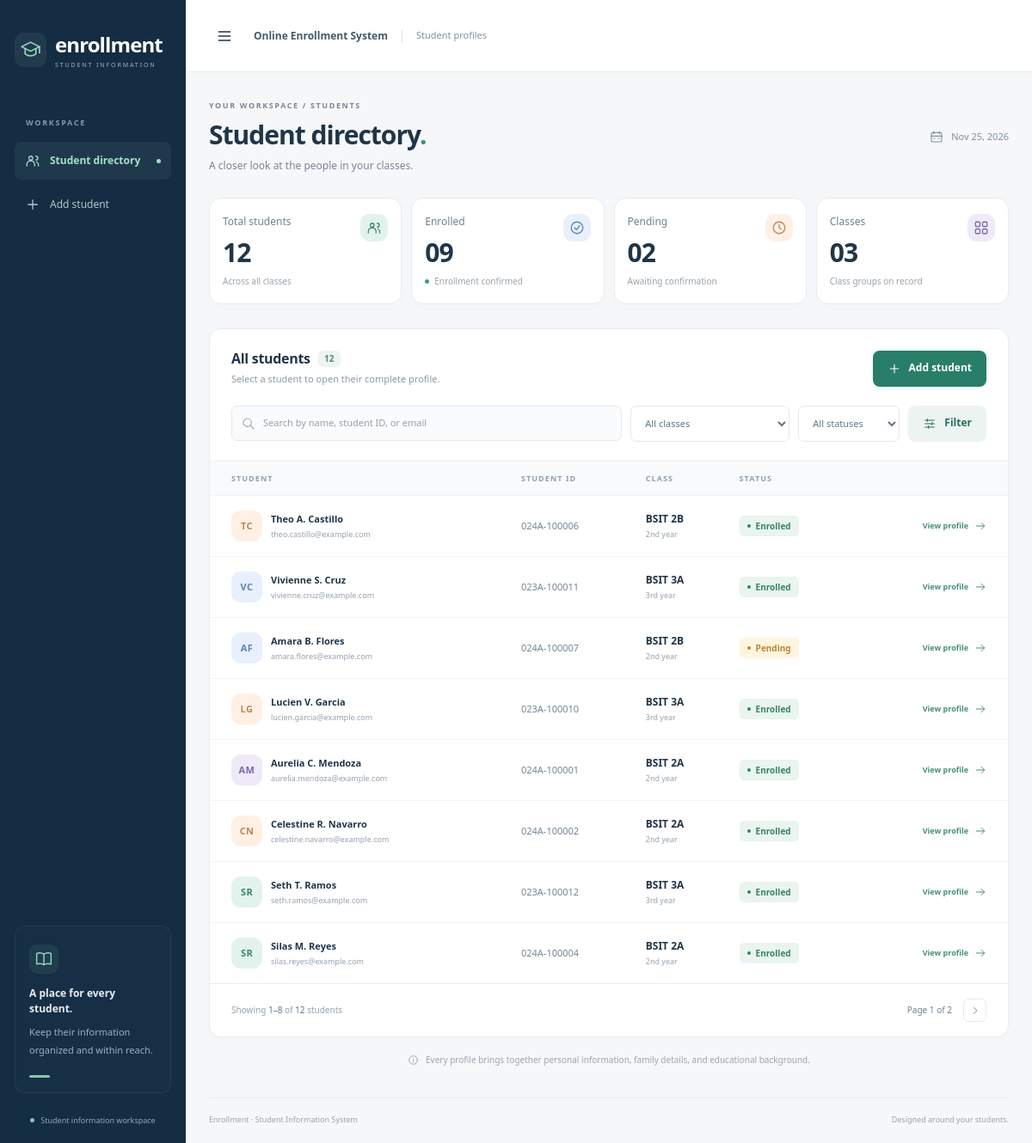
The page / on the database its author committed.
### students/models.py (models this page shows, shortened)
class Student(models.Model):
    class Status(models.TextChoices):
        ENROLLED = "enrolled", "Enrolled"
        PENDING = "pending", "Pending"
        INACTIVE = "inactive", "Inactive"
    student_id = models.CharField("Student ID", max_length=25, unique=True)
    first_name = models.CharField(max_length=80)
    last_name = models.CharField(max_length=80)
    middle_initial = models.CharField(max_length=3, blank=True)
    classroom = models.ForeignKey(Classroom, on_delete=models.PROTECT, related_name="students")
    status = models.CharField(max_length=12, choices=Status.choices, default=Status.ENROLLED)
    admission_type = models.CharField(
        max_length=15,
        choices=[("regular", "Regular"), ("transferee", "Transferee"), ("returnee", "Returnee")],
        default="regular",
    )
    sex = models.CharField(
        max_length=15,
        choices=[("female", "Female"), ("male", "Male"), ("unspecified", "Not specified")],
        default="unspecified",
    )
    date_of_birth = models.DateField(blank=True, null=True)
    place_of_birth = models.CharField(max_length=150, blank=True)
    nationality = models.CharField(max_length=60, blank=True)
    civil_status = models.CharField(
        max_length=15,
        choices=[("single", "Single"), ("married", "Married"), ("other", "Other")],
        blank=True,
    )
    email = models.EmailField(blank=True)
    mobile_number = models.CharField(max_length=25, blank=True)
    address = models.TextField("Home address", blank=True)
    guardian_name = models.CharField(max_length=140, blank=True)
    guardian_relationship = models.CharField(max_length=50, blank=True)
    guardian_contact = models.CharField(max_length=25, blank=True)
    guardian_address = models.TextField(blank=True)
    secondary_school = models.CharField("Senior high school", max_length=180, blank=True)
    strand = models.CharField("Senior high school strand", max_length=100, blank=True)
    graduation_year = models.PositiveSmallIntegerField(
        blank=True, null=True, validators=[MinValueValidator(1900), MaxValueValidator(2100)]
    )
    previous_school = models.CharField("Previous college (if applicable)", max_length=180, blank=True)
    created_at = models.DateTimeField(auto_now_add=True)
    updated_at = models.DateTimeField(auto_now=True)
    class Meta:
        ordering = ["last_name", "first_name", "pk"]
    @property
    def full_name(self):
        middle = self.middle_initial.strip().rstrip(".")
        return " ".join(part for part in [self.first_name, f"{middle}." if middle else "", self.last_name] if part)
    @property
    def initials(self):
        return f"{self.first_name[:1]}{self.last_name[:1]}".upper()
    @property
    def avatar_color(self):
        return ["mint", "lilac", "peach", "blue"][self.pk % 4 if self.pk else 0]
    def get_absolute_url(self):
        return reverse("students:detail", kwargs={"pk": self.pk})

class Classroom(models.Model):
    program = models.CharField(max_length=20, default="BSIT")
    program_name = models.CharField(
        max_length=140, default="Bachelor of Science in Information Technology"
    )
    year_level = models.PositiveSmallIntegerField(
        choices=[(1, "1st year"), (2, "2nd year"), (3, "3rd year"), (4, "4th year")]
    )
    section = models.CharField(max_length=10)
    school_year = models.CharField(max_length=20, default="2026-2027")
    semester = models.CharField(
        max_length=12,
        choices=[("first", "1st semester"), ("second", "2nd semester"), ("summer", "Summer")],
        default="first",
    )
    class Meta:
        ordering = ["program", "year_level", "section", "school_year", "semester"]
        constraints = [
            models.UniqueConstraint(
                fields=["program", "year_level", "section", "school_year", "semester"],
                name="unique_class_per_term",
            )
        ]
    @property
    def code(self):
        return f"{self.program} {self.year_level}{self.section}"

### students/views.py (the view, shortened to what this page needs)
# urls.py: path("", views.student_list, name="list"),
@never_cache
def student_list(request):
    all_students = Student.objects.all()
    students = all_students.select_related("classroom")
    query = request.GET.get("q", "").strip()[:150]
    class_id = request.GET.get("classroom", "")
    status = request.GET.get("status", "")
    classrooms = list(Classroom.objects.all())
    selected_class = next((room for room in classrooms if str(room.pk) == class_id), None)
    if selected_class:
        students = students.filter(classroom=selected_class)
    else:
        class_id = ""
    if status in Student.Status.values:
        students = students.filter(status=status)
    else:
        status = ""
    page = Paginator(students, 8).get_page(request.GET.get("page"))
    params = request.GET.copy()
    params.pop("page", None)
    return render(request, "students/list.html", {
        "page_obj": page,
        "query": query,
        "classrooms": classrooms,
        "class_id": class_id,
        "selected_class": selected_class,
        "status": status,
        "status_choices": Student.Status.choices,
        "filter_query": params.urlencode(),
        "total_students": all_students.count(),
        "enrolled_count": all_students.filter(status=Student.Status.ENROLLED).count(),
        "pending_count": all_students.filter(status=Student.Status.PENDING).count(),
        "classroom_count": len(classrooms),
        "page_title": "Student directory",
    })

### templates/students/list.html (shortened to what this page needs)
{% extends 'base.html' %}
{% block content %}
<div class="page-heading"><div><div class="eyebrow">YOUR WORKSPACE / STUDENTS</div><h1>Student directory<span class="heading-dot">.</span></h1><p>A closer look at the people in your classes.</p></div><div class="date-label">{% include 'includes/icon.html' with name='calendar' %}<span>{% now 'M j, Y' %}</span></div></div>
<section class="stats-grid" aria-label="Student overview">
    <article class="stat-card"><div><span class="stat-label">Total students</span><strong>{{ total_students|stringformat:'02d' }}</strong><small>Across all classes</small></div><span class="stat-icon mint">{% include 'includes/icon.html' with name='users' %}</span></article>
    <article class="stat-card"><div><span class="stat-label">Enrolled</span><strong>{{ enrolled_count|stringformat:'02d' }}</strong><small><span class="tiny-dot green"></span>Enrollment confirmed</small></div><span class="stat-icon blue">{% include 'includes/icon.html' with name='check-circle' %}</span></article>
    <article class="stat-card"><div><span class="stat-label">Pending</span><strong>{{ pending_count|stringformat:'02d' }}</strong><small>Awaiting confirmation</small></div><span class="stat-icon peach">{% include 'includes/icon.html' with name='clock' %}</span></article>
    <article class="stat-card"><div><span class="stat-label">Classes</span><strong>{{ classroom_count|stringformat:'02d' }}</strong><small>Class groups on record</small></div><span class="stat-icon lilac">{% include 'includes/icon.html' with name='grid' %}</span></article>
</section>
<section class="directory-panel" aria-labelledby="directory-title">
    <div class="panel-heading"><div><div class="inline-heading"><h2 id="directory-title">{% if selected_class %}{{ selected_class.code }}{% else %}All students{% endif %}</h2><span class="count-pill">{{ page_obj.paginator.count }}</span></div><p>Select a student to open their complete profile.</p></div><a class="button button-primary" href="{% url 'students:add' %}">{% include 'includes/icon.html' with name='plus' %}<span>Add student</span></a></div>
    <form class="directory-filters" method="get" aria-label="Filter students">
        <div class="search-field">{% include 'includes/icon.html' with name='search' %}<label class="sr-only" for="student-search">Search students</label><input id="student-search" type="search" name="q" value="{{ query }}" placeholder="Search by name, student ID, or email" maxlength="150"></div>
        <div class="select-field"><select id="classroom-filter" name="classroom"><option value="">All classes</option></select></div>
        <div class="select-field status-select"><select id="status-filter" name="status"><option value="">All statuses</option></select></div>
        <button class="button button-filter" type="submit">{% include 'includes/icon.html' with name='filter' %}Filter</button>
    </form>
    {% if page_obj %}<div class="table-wrapper"><table class="student-table"><thead><tr><th scope="col">STUDENT</th><th scope="col">STUDENT ID</th><th scope="col">CLASS</th><th scope="col">STATUS</th><th scope="col"><span class="sr-only">Profile</span></th></tr></thead><tbody>{% for student in page_obj %}<tr data-profile-url="{{ student.get_absolute_url }}"><td><a class="student-name-link" href="{{ student.get_absolute_url }}"><span class="avatar {{ student.avatar_color }}">{{ student.initials }}</span><span><strong>{{ student.full_name }}</strong><small>{{ student.email|default:'Email not provided' }}</small></span></a></td><td class="student-id" data-label="Student ID">{{ student.student_id }}</td><td data-label="Class"><span class="class-code">{{ student.classroom.code }}</span><small class="cell-secondary">{{ student.classroom.get_year_level_display }}</small></td><td data-label="Status"><span class="status-badge {{ student.status }}"><span></span>{{ student.get_status_display }}</span></td><td class="row-action"><a class="view-profile" href="{{ student.get_absolute_url }}" aria-label="View profile of {{ student.full_name }}">View profile {% include 'includes/icon.html' with name='arrow' %}</a></td></tr>{% endfor %}</tbody></table></div>
    <div class="table-footer"><p>Showing <strong>{{ page_obj.start_index }}–{{ page_obj.end_index }}</strong> of <strong>{{ page_obj.paginator.count }}</strong> students</p><nav class="pagination" aria-label="Student pages"><span>Page {{ page_obj.number }} of {{ page_obj.paginator.num_pages }}</span>{% if page_obj.has_next %}<a href="?{{ filter_query }}page={{ page_obj.next_page_number }}" aria-label="Next page">{% include 'includes/icon.html' with name='chevron-right' %}</a>{% endif %}</nav></div>
    {% endif %}
</section>
<div class="directory-tip">{% include 'includes/icon.html' with name='info' %}<span>Every profile brings together personal information, family details, and educational background.</span></div>
{% endblock %}

### templates/base.html (shortened to what this page needs)
{% load static %}
<!DOCTYPE html>
<html lang="en">
<head>
    <link rel="stylesheet" href="{% static 'students/style.css' %}">
    <link rel="stylesheet" href="{% static 'students/student-form.css' %}">
</head>
<body>
<div class="app-shell">
    <aside class="sidebar" id="sidebar" aria-label="Main navigation">
        <a class="brand" href="{% url 'students:list' %}" aria-label="Enrollment home" title="Enrollment home"><span class="brand-mark">{% include 'includes/icon.html' with name='cap' %}</span><span class="brand-text">enrollment<span class="brand-subtitle">STUDENT INFORMATION</span></span></a>
        <div class="sidebar-label">WORKSPACE</div>
        <nav class="side-nav">
            <a class="nav-link{% if request.resolver_match.url_name != 'add' %} active{% endif %}" href="{% url 'students:list' %}" aria-label="Student directory" title="Student directory"{% if request.resolver_match.url_name == 'list' %} aria-current="page"{% endif %}>{% include 'includes/icon.html' with name='users' %}<span class="nav-text">Student directory</span><span class="nav-dot"></span></a>
            <a class="nav-link" href="{% url 'students:add' %}" aria-label="Add student" title="Add student">{% include 'includes/icon.html' with name='plus' %}<span class="nav-text">Add student</span></a>
        </nav>
        <div class="sidebar-note"><span class="note-icon">{% include 'includes/icon.html' with name='book' %}</span><strong>A place for every student.</strong><p>Keep their information organized and within reach.</p><span class="note-line"></span></div>
        <div class="sidebar-footer"><span class="online-dot"></span> Student information workspace</div>
    </aside>
    <div class="main-shell">
        <header class="topbar">
            <div class="topbar-left"><button class="icon-button menu-button" type="button" data-nav-toggle aria-expanded="true" aria-controls="sidebar" aria-label="Collapse sidebar" title="Toggle sidebar">{% include 'includes/icon.html' with name='menu' %}</button><span class="topbar-label">Online Enrollment System</span><span class="portal-label">Student profiles</span></div>
        </header>
        <main id="main-content" class="page-content">
            {% block content %}{% endblock %}
            <footer class="page-footer"><span>Enrollment · Student Information System</span><span>Designed around your students.</span></footer>
        </main>
    </div>
</div>
</body>
</html>

### templates/includes/icon.html
{% load static %}<svg class="icon" aria-hidden="true" focusable="false"><use href="{% static 'students/icons.svg' %}#{{ name }}"></use></svg>

### static/students/student-form.css (style rules this page uses)
@media screen { .menu-button { display:flex } }
@media screen { .sidebar { transition:width .2s,transform .2s,visibility .2s } }
@media screen { .main-shell { transition:margin-left .2s,width .2s } }

### rows shown on the page
Student: initials "TC", full_name "Theo A. Castillo", email "theo.castillo@example.com", student_id "024A-100006", classroom.code "BSIT 2B", classroom.year_level "2nd year", status "Enrolled"
Student: initials "VC", full_name "Vivienne S. Cruz", email "vivienne.cruz@example.com", student_id "023A-100011", classroom.code "BSIT 3A", classroom.year_level "3rd year", status "Enrolled"
Student: initials "AF", full_name "Amara B. Flores", email "amara.flores@example.com", student_id "024A-100007", classroom.code "BSIT 2B", classroom.year_level "2nd year", status "Pending"
Student: initials "LG", full_name "Lucien V. Garcia", email "lucien.garcia@example.com", student_id "023A-100010", classroom.code "BSIT 3A", classroom.year_level "3rd year", status "Enrolled"
Student: initials "AM", full_name "Aurelia C. Mendoza", email "aurelia.mendoza@example.com", student_id "024A-100001", classroom.code "BSIT 2A", classroom.year_level "2nd year", status "Enrolled"
Student: initials "CN", full_name "Celestine R. Navarro", email "celestine.navarro@example.com", student_id "024A-100002", classroom.code "BSIT 2A", classroom.year_level "2nd year", status "Enrolled"
Student: initials "SR", full_name "Seth T. Ramos", email "seth.ramos@example.com", student_id "023A-100012", classroom.code "BSIT 3A", classroom.year_level "3rd year", status "Enrolled"
Student: initials "SR", full_name "Silas M. Reyes", email "silas.reyes@example.com", student_id "024A-100004", classroom.code "BSIT 2A", classroom.year_level "2nd year", status "Enrolled"

### other values the page prints
{{ total_students|stringformat:'02d' }} "12"
{{ enrolled_count|stringformat:'02d' }} "09"
{{ pending_count|stringformat:'02d' }} "02"
{{ classroom_count|stringformat:'02d' }} "03"
{{ page_obj.paginator.count }} "12"
{{ page_obj.start_index }} "1"
{{ page_obj.end_index }} "8"
{{ page_obj.number }} "1"
{{ page_obj.paginator.num_pages }} "2"
